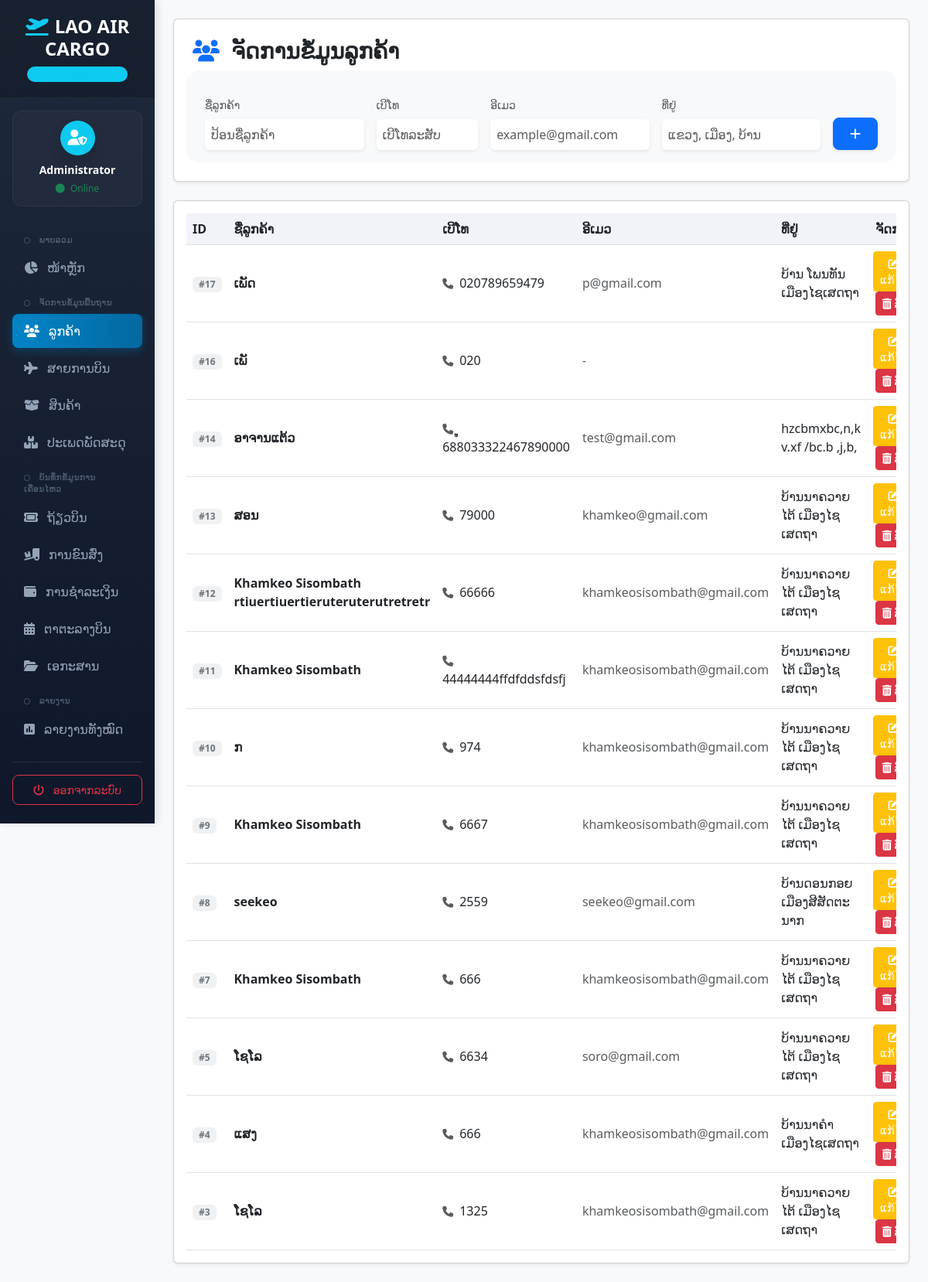
/customer.php, run on the app's committed database.
### tables this page shows
CREATE TABLE `customer` (
  `customer_id` int(11) NOT NULL,
  `customer_name` varchar(50) NOT NULL,
  `phone` varchar(20) DEFAULT NULL,
  `email` varchar(50) DEFAULT NULL,
  `address` varchar(100) DEFAULT NULL
);

### customer.php (the view, shortened to what this page needs)
<?php
include 'db.php';
?>
<!DOCTYPE html>
<html lang="lo">
<head>
    <link href="https://cdn.jsdelivr.net/npm/bootstrap@5.3.0/dist/css/bootstrap.min.css" rel="stylesheet">
    <link href="https://cdnjs.cloudflare.com/ajax/libs/font-awesome/6.4.0/css/all.min.css" rel="stylesheet">
</head>
<body class="bg-light">
<div class="container-fluid">
    <div class="row">
        <?php include 'navbar.php'; ?>
        <main class="col-md-9 ms-sm-auto col-lg-10 px-md-4 py-4">
            <div class="card shadow-sm p-4 mb-4 bg-white">
                <h3 class="fw-bold text-dark mb-4">
                    <i class="fa-solid fa-users text-primary me-2"></i> ຈັດການຂໍ້ມູນລູກຄ້າ
                </h3>
                <form method="POST" class="row g-3 p-3 bg-light rounded-4">
                    <div class="col-md-3">
                        <label class="form-label small text-muted">ຊື່ລູກຄ້າ</label>
                        <input type="text" name="customer_name" class="form-control border-0 shadow-sm p-2" placeholder="ປ້ອນຊື່ລູກຄ້າ" required>
                    </div>
                    <div class="col-md-2">
                        <label class="form-label small text-muted">ເບີໂທ</label>
                        <input type="text" name="phone" class="form-control border-0 shadow-sm p-2" placeholder="ເບີໂທລະສັບ" required>
                    </div>
                    <div class="col-md-3">
                        <label class="form-label small text-muted">ອີເມວ</label>
                        <input type="email" name="email" class="form-control border-0 shadow-sm p-2" placeholder="example@gmail.com">
                    </div>
                    <div class="col-md-3">
                        <label class="form-label small text-muted">ທີ່ຢູ່</label>
                        <input type="text" name="address" class="form-control border-0 shadow-sm p-2" placeholder="ແຂວງ, ເມືອງ, ບ້ານ">
                    </div>
                    <div class="col-md-1 d-flex align-items-end">
                        <button type="submit" name="add" class="btn btn-primary p-2 w-100 shadow-sm" style="border-radius: 8px;">
                            <i class="fa-solid fa-plus"></i>
                        </button>
                    </div>
                </form>
            </div>
            <div class="card shadow-sm p-3 bg-white">
                <div class="table-responsive">
                    <table class="table align-middle table-hover mb-0">
                        <thead>
                             <tr>
                                <th width="8%">ID</th>
                                <th>ຊື່ລູກຄ້າ</th>
                                <th>ເບີໂທ</th>
                                <th>ອີເມວ</th>
                                <th>ທີ່ຢູ່</th>
                                <th class="text-center" width="18%">ຈັດການ</th>
                            </tr>
                        </thead>
                        <tbody>
                            <?php
                            $res = mysqli_query($conn, "SELECT * FROM customer ORDER BY customer_id DESC");
                            while($row = mysqli_fetch_assoc($res)) {
                                $jsonData = json_encode($row, JSON_UNESCAPED_UNICODE);
                                echo "<tr>
                                    <td><span class='badge bg-secondary bg-opacity-10 text-secondary px-2 py-1'>#{$row['customer_id']}</span></td>
                                    <td class='fw-semibold text-dark'>{$row['customer_name']}</td>
                                    <td><i class='fa-solid fa-phone text-muted me-2 small'></i>{$row['phone']}</td>
                                    <td><span class='text-muted'>".($row['email'] ? $row['email'] : '-')."</span></td>
                                    <td>{$row['address']}</td>
                                    <td class='text-center'>
                                        <button class='btn btn-warning btn-sm btn-action text-white me-1' onclick='editCustomer({$jsonData})'>
                                            <i class='fa-solid fa-pen-to-square'></i> ແກ້ໄຂ
                                        </button>
                                        <a href='customer.php?delete={$row['customer_id']}' class='btn btn-danger btn-sm btn-action' onclick='return confirm(\"ຢືນຢັນການລຶບລູກຄ້ານີ້?\")'>
                                            <i class='fa-solid fa-trash-can'></i> ລຶບ
                                        </a>
                                    </td>
                                </tr>";
                            }
                            ?>
                        </tbody>
                    </table>
                </div>
            </div>
        </main>
    </div>
</div>
</body>
</html>

### navbar.php (shortened to what this page needs)
<link rel="stylesheet" href="https://cdnjs.cloudflare.com/ajax/libs/font-awesome/6.4.0/css/all.min.css">
<div class="col-md-3 col-lg-2 p-0 sidebar position-fixed top-0 start-0 d-md-block collapse" id="sidebarMenu">
    <div class="brand-section text-center mb-3">
        <h4 class="text-white fw-bold m-0 tracking-wide"><i class="fa-solid fa-plane-departure text-info me-2"></i>LAO AIR CARGO</h4>
        <span class="badge bg-info bg-opacity-20 text-info mt-2 px-3 py-1 rounded-pill small">v2.0 Premium UI</span>
    </div>
    <div class="px-3">
        <div class="user-panel text-center mb-4 mt-2">
            <div class="avatar bg-info text-white rounded-circle d-inline-flex align-items-center justify-content-center mb-2 shadow" style="width: 45px; height: 45px;">
                <i class="fa-solid fa-user-shield fs-5"></i>
            </div>
            <div class="text-white fw-semibold small"><?php echo $_SESSION['username'] ?? 'Administrator'; ?></div>
            <span class="text-success small" style="font-size: 0.75rem;"><i class="fa-solid fa-circle me-1 animate-pulse"></i> Online</span>
        </div>
        <nav class="nav flex-column">
            <?php
            $current_page = basename($_SERVER['PHP_SELF']);
            $menu_groups = [
                'ພາບລວມ' => [
                    'index.php' => ['ໜ້າຫຼັກ', 'fa-solid fa-chart-pie']
                ],
                'ຈັດການຂໍ້ມູນພື້ນຖານ' => [
                    'customer.php' => ['ລູກຄ້າ', 'fa-solid fa-users'],
                    'airline.php' => ['ສາຍການບິນ', 'fa-solid fa-plane'],
                    'product.php' => ['ສິນຄ້າ', 'fa-solid fa-box-open'],
                    'package_type.php' => ['ປະເພດພັດສະດຸ', 'fa-solid fa-boxes-stacked']
                ],
                'ບັນທຶກຂໍ້ມູນການເຄື່ອນໄຫວ' => [
                    'flight.php' => ['ຖ້ຽວບິນ', 'fa-solid fa-ticket'],
                    'shipment.php' => ['ການຂົນສົ່ງ', 'fa-solid fa-truck-ramp-box'],
                    'payment.php' => ['ການຊຳລະເງິນ', 'fa-solid fa-wallet'],
                    'schedule.php' => ['ຕາຕະລາງບິນ', 'fa-solid fa-calendar-days'],
                    'document.php' => ['ເອກະສານ', 'fa-solid fa-folder-open']
                ],
                'ລາຍງານ' => [
                    'reports.php' => ['ລາຍງານທັງໝົດ', 'fa-solid fa-square-poll-vertical']
                ]
            ];
            foreach ($menu_groups as $group_title => $items) {
                echo '<div class="menu-group-title"><i class="fa-regular fa-circle"></i> ' . $group_title . '</div>';
                foreach ($items as $url => $data) {
                    $active = ($current_page == $url) ? 'active-page' : '';
                    echo "<a class='nav-link-custom $active' href='$url'><i class='{$data[1]} width-20 text-center'></i> <span>{$data[0]}</span></a>";
                }
            }
            ?>
            <hr class="text-secondary my-3">
            <a href="logout.php" class="btn btn-outline-danger btn-sm w-100 rounded-3 mb-4 py-2" onclick="return confirm('ຢືນຢັນການອອກຈາກລະບົບ?')">
                <i class="fa-solid fa-power-off me-2"></i> ອອກຈາກລະບົບ
            </a>
        </nav>
    </div>
</div>
<link href="https://cdn.jsdelivr.net/npm/bootstrap@5.3.0/dist/css/bootstrap.min.css" rel="stylesheet">

### customer.php (style rules this page uses)
body { font-family: 'Phetsarath OT', 'Noto Sans Lao', sans-serif; bg-color: #f8f9fa; }
.card { border: none; border-radius: 16px; transition: all 0.3s ease; }
.table th { font-weight: 600; background-color: #f1f3f9 !important; }
.btn-action { padding: 6px 12px; border-radius: 8px; }

### navbar.php (style rules this page uses)
body { font-family: 'Noto Sans Lao', sans-serif; background-color: #f4f6f9; }
.sidebar { min-height: 100vh; background: linear-gradient(180deg, #1e293b 0%, #0f172a 100%); box-shadow: 4px 0 10px rgba(0,0,0,0.1); }
.nav-link-custom { color: #94a3b8; border-radius: 8px; transition: all 0.3s ease; padding: 10px 15px; display: flex; align-items: center; gap: 12px; text-decoration: none; font-weight: 500; margin-bottom: 4px; }
.nav-link-custom.active-page { background: linear-gradient(90deg, #0284c7 0%, #0369a1 100%); color: #ffffff !important; box-shadow: 0 4px 12px rgba(2,132,199,0.3); }
.brand-section { background: rgba(0,0,0,0.2); padding: 20px; border-bottom: 1px solid rgba(255,255,255,0.05); }
.user-panel { background: rgba(255,255,255,0.03); border-radius: 12px; padding: 12px; border: 1px solid rgba(255,255,255,0.05); }
.menu-group-title { color: #64748b; font-size: 0.65rem; text-transform: uppercase; letter-spacing: 0.05em; padding: 12px 15px 6px 15px; font-weight: 700; opacity: 0.7; }
.menu-group-title i { margin-right: 8px; font-size: 0.5rem; vertical-align: middle; }

### data on the page
customer: customer_id "17", customer_name "ເພັດ", phone "020789659479", email "p@gmail.com", address "ບ້ານ ໂພນທັນ ເມືອງໄຊເສດຖາ"
customer: customer_id "16", customer_name "ເພັ", phone "020"
customer: customer_id "14", customer_name "ອາຈານແຕ້ວ", phone "ຸູ688033322467890000", email "test@gmail.com", address "hzcbmxbc,n,k v.xf /bc.b ,j,b,"
customer: customer_id "13", customer_name "ສອນ", phone "79000", email "khamkeo@gmail.com", address "ບ້ານນາຄວາຍໄຕ້ ເມືອງໄຊເສດຖາ"
customer: customer_id "12", customer_name "Khamkeo Sisombath rtiuertiuertieruteruterutretretr", phone "66666", email "khamkeosisombath@gmail.com", address "ບ້ານນາຄວາຍໄຕ້ ເມືອງໄຊເສດຖາ"
customer: customer_id "11", customer_name "Khamkeo Sisombath", phone "44444444ffdfddsfdsfj", email "khamkeosisombath@gmail.com", address "ບ້ານນາຄວາຍໄຕ້ ເມືອງໄຊເສດຖາ"
customer: customer_id "10", customer_name "ກ", phone "974", email "khamkeosisombath@gmail.com", address "ບ້ານນາຄວາຍໄຕ້ ເມືອງໄຊເສດຖາ"
customer: customer_id "9", customer_name "Khamkeo Sisombath", phone "6667", email "khamkeosisombath@gmail.com", address "ບ້ານນາຄວາຍໄຕ້ ເມືອງໄຊເສດຖາ"
customer: customer_id "8", customer_name "seekeo", phone "2559", email "seekeo@gmail.com", address "ບ້ານດອນກອຍ ເມືອງສີສັດຕະນາກ"
customer: customer_id "7", customer_name "Khamkeo Sisombath", phone "666", email "khamkeosisombath@gmail.com", address "ບ້ານນາຄວາຍໄຕ້ ເມືອງໄຊເສດຖາ"
customer: customer_id "5", customer_name "ໂຊໂລ", phone "6634", email "soro@gmail.com", address "ບ້ານນາຄວາຍໄຕ້ ເມືອງໄຊເສດຖາ"
customer: customer_id "4", customer_name "ແສງ", phone "666", email "khamkeosisombath@gmail.com", address "ບ້ານນາຄໍາ ເມືອງໄຊເສດຖາ"
customer: customer_id "3", customer_name "ໂຊໂລ", phone "1325", email "khamkeosisombath@gmail.com", address "ບ້ານນາຄວາຍໄຕ້ ເມືອງໄຊເສດຖາ"

### other printed values
$_SESSION['username'] "Administrator"
$group_title "ພາບລວມ"
$data[0] "ໜ້າຫຼັກ"
$group_title "ຈັດການຂໍ້ມູນພື້ນຖານ"
$data[0] "ລູກຄ້າ"
$data[0] "ສາຍການບິນ"
$data[0] "ສິນຄ້າ"
$data[0] "ປະເພດພັດສະດຸ"
$group_title "ບັນທຶກຂໍ້ມູນການເຄື່ອນໄຫວ"
$data[0] "ຖ້ຽວບິນ"
$data[0] "ການຂົນສົ່ງ"
$data[0] "ການຊຳລະເງິນ"
$data[0] "ຕາຕະລາງບິນ"
$data[0] "ເອກະສານ"
$group_title "ລາຍງານ"
